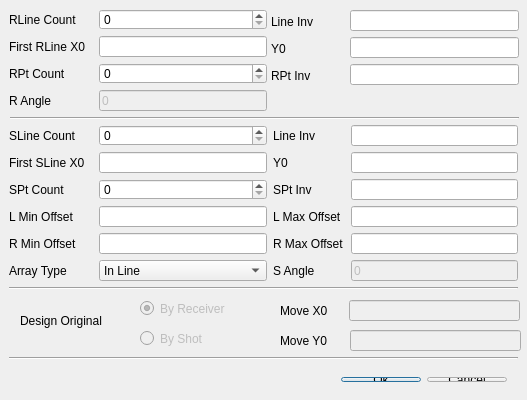
<?xml version="1.0" encoding="UTF-8"?>
<ui version="4.0">
 <class>TSPSDlg</class>
 <widget class="QDialog" name="TSPSDlg">
  <property name="geometry">
   <rect>
    <x>0</x>
    <y>0</y>
    <width>527</width>
    <height>400</height>
   </rect>
  </property>
  <property name="windowTitle">
   <string>New SPS</string>
  </property>
  <widget class="QLabel" name="textLabel6_3">
   <property name="geometry">
    <rect>
     <x>9</x>
     <y>233</y>
     <width>84</width>
     <height>21</height>
    </rect>
   </property>
   <property name="text">
    <string>R Min Offset</string>
   </property>
   <property name="wordWrap">
    <bool>false</bool>
   </property>
  </widget>
  <widget class="QLineEdit" name="cSPtInvEdit">
   <property name="geometry">
    <rect>
     <x>351</x>
     <y>179</y>
     <width>167</width>
     <height>21</height>
    </rect>
   </property>
  </widget>
  <widget class="QLineEdit" name="cSY0Edit">
   <property name="geometry">
    <rect>
     <x>351</x>
     <y>152</y>
     <width>167</width>
     <height>21</height>
    </rect>
   </property>
  </widget>
  <widget class="QLabel" name="textLabel2_3">
   <property name="geometry">
    <rect>
     <x>9</x>
     <y>260</y>
     <width>84</width>
     <height>21</height>
    </rect>
   </property>
   <property name="text">
    <string>Array Type</string>
   </property>
   <property name="wordWrap">
    <bool>false</bool>
   </property>
  </widget>
  <widget class="QLabel" name="textLabel1_2">
   <property name="geometry">
    <rect>
     <x>9</x>
     <y>125</y>
     <width>84</width>
     <height>21</height>
    </rect>
   </property>
   <property name="text">
    <string>SLine Count</string>
   </property>
   <property name="wordWrap">
    <bool>false</bool>
   </property>
  </widget>
  <widget class="QLineEdit" name="cLMinOffEdit">
   <property name="geometry">
    <rect>
     <x>99</x>
     <y>206</y>
     <width>168</width>
     <height>21</height>
    </rect>
   </property>
  </widget>
  <widget class="QLabel" name="textLabel1_3_2">
   <property name="geometry">
    <rect>
     <x>273</x>
     <y>125</y>
     <width>72</width>
     <height>21</height>
    </rect>
   </property>
   <property name="text">
    <string>Line Inv</string>
   </property>
   <property name="wordWrap">
    <bool>false</bool>
   </property>
  </widget>
  <widget class="QLabel" name="textLabel5_2">
   <property name="geometry">
    <rect>
     <x>273</x>
     <y>179</y>
     <width>72</width>
     <height>21</height>
    </rect>
   </property>
   <property name="text">
    <string>SPt Inv</string>
   </property>
   <property name="wordWrap">
    <bool>false</bool>
   </property>
  </widget>
  <widget class="QSpinBox" name="cRLineCountBox">
   <property name="geometry">
    <rect>
     <x>99</x>
     <y>9</y>
     <width>168</width>
     <height>21</height>
    </rect>
   </property>
   <property name="maximum">
    <number>10000</number>
   </property>
  </widget>
  <widget class="QLineEdit" name="cRX0Edit">
   <property name="enabled">
    <bool>true</bool>
   </property>
   <property name="geometry">
    <rect>
     <x>99</x>
     <y>36</y>
     <width>168</width>
     <height>21</height>
    </rect>
   </property>
  </widget>
  <widget class="QLabel" name="textLabel3_2">
   <property name="geometry">
    <rect>
     <x>273</x>
     <y>152</y>
     <width>72</width>
     <height>21</height>
    </rect>
   </property>
   <property name="text">
    <string>Y0</string>
   </property>
   <property name="wordWrap">
    <bool>false</bool>
   </property>
  </widget>
  <widget class="QComboBox" name="cATypeBox">
   <property name="geometry">
    <rect>
     <x>99</x>
     <y>260</y>
     <width>168</width>
     <height>21</height>
    </rect>
   </property>
   <item>
    <property name="text">
     <string>In Line</string>
    </property>
   </item>
   <item>
    <property name="text">
     <string>Cross Line</string>
    </property>
   </item>
   <item>
    <property name="text">
     <string>Ob-Cross Line</string>
    </property>
   </item>
  </widget>
  <widget class="QLineEdit" name="cSLineInvEdit">
   <property name="geometry">
    <rect>
     <x>351</x>
     <y>125</y>
     <width>167</width>
     <height>21</height>
    </rect>
   </property>
  </widget>
  <widget class="QSpinBox" name="cRPtCountBox">
   <property name="geometry">
    <rect>
     <x>99</x>
     <y>63</y>
     <width>168</width>
     <height>21</height>
    </rect>
   </property>
   <property name="maximum">
    <number>10000000</number>
   </property>
  </widget>
  <widget class="QLabel" name="textLabel3_3">
   <property name="geometry">
    <rect>
     <x>273</x>
     <y>260</y>
     <width>72</width>
     <height>21</height>
    </rect>
   </property>
   <property name="text">
    <string>S Angle</string>
   </property>
   <property name="wordWrap">
    <bool>false</bool>
   </property>
  </widget>
  <widget class="QLineEdit" name="cSX0Edit">
   <property name="geometry">
    <rect>
     <x>99</x>
     <y>152</y>
     <width>168</width>
     <height>21</height>
    </rect>
   </property>
  </widget>
  <widget class="QLineEdit" name="cRMinOffEdit">
   <property name="geometry">
    <rect>
     <x>99</x>
     <y>233</y>
     <width>168</width>
     <height>21</height>
    </rect>
   </property>
  </widget>
  <widget class="QLabel" name="textLabel6_2">
   <property name="geometry">
    <rect>
     <x>273</x>
     <y>206</y>
     <width>72</width>
     <height>21</height>
    </rect>
   </property>
   <property name="text">
    <string>L Max Offset</string>
   </property>
   <property name="wordWrap">
    <bool>false</bool>
   </property>
  </widget>
  <widget class="QLabel" name="textLabel6_2_2">
   <property name="geometry">
    <rect>
     <x>273</x>
     <y>233</y>
     <width>72</width>
     <height>21</height>
    </rect>
   </property>
   <property name="text">
    <string>R Max Offset</string>
   </property>
   <property name="wordWrap">
    <bool>false</bool>
   </property>
  </widget>
  <widget class="QLineEdit" name="cRMaxOffEdit">
   <property name="geometry">
    <rect>
     <x>351</x>
     <y>233</y>
     <width>167</width>
     <height>21</height>
    </rect>
   </property>
  </widget>
  <widget class="QLabel" name="textLabel6">
   <property name="geometry">
    <rect>
     <x>9</x>
     <y>206</y>
     <width>84</width>
     <height>21</height>
    </rect>
   </property>
   <property name="text">
    <string>L Min Offset</string>
   </property>
   <property name="wordWrap">
    <bool>false</bool>
   </property>
  </widget>
  <widget class="QLabel" name="textLabel1">
   <property name="geometry">
    <rect>
     <x>9</x>
     <y>9</y>
     <width>84</width>
     <height>21</height>
    </rect>
   </property>
   <property name="text">
    <string>RLine Count</string>
   </property>
   <property name="wordWrap">
    <bool>false</bool>
   </property>
  </widget>
  <widget class="QSpinBox" name="cSPtCountBox">
   <property name="geometry">
    <rect>
     <x>99</x>
     <y>179</y>
     <width>168</width>
     <height>21</height>
    </rect>
   </property>
   <property name="maximum">
    <number>10000000</number>
   </property>
  </widget>
  <widget class="QLineEdit" name="cSAngleEdit">
   <property name="enabled">
    <bool>false</bool>
   </property>
   <property name="geometry">
    <rect>
     <x>351</x>
     <y>260</y>
     <width>167</width>
     <height>21</height>
    </rect>
   </property>
   <property name="text">
    <string>0</string>
   </property>
  </widget>
  <widget class="QLineEdit" name="cLMaxOffEdit">
   <property name="geometry">
    <rect>
     <x>351</x>
     <y>206</y>
     <width>167</width>
     <height>21</height>
    </rect>
   </property>
  </widget>
  <widget class="QSpinBox" name="cSLineCountBox">
   <property name="geometry">
    <rect>
     <x>99</x>
     <y>125</y>
     <width>168</width>
     <height>21</height>
    </rect>
   </property>
   <property name="maximum">
    <number>10000</number>
   </property>
  </widget>
  <widget class="QLabel" name="textLabel4">
   <property name="geometry">
    <rect>
     <x>9</x>
     <y>63</y>
     <width>84</width>
     <height>21</height>
    </rect>
   </property>
   <property name="text">
    <string>RPt Count</string>
   </property>
   <property name="wordWrap">
    <bool>false</bool>
   </property>
  </widget>
  <widget class="QLabel" name="textLabel2">
   <property name="geometry">
    <rect>
     <x>9</x>
     <y>36</y>
     <width>84</width>
     <height>21</height>
    </rect>
   </property>
   <property name="text">
    <string>First RLine X0</string>
   </property>
   <property name="wordWrap">
    <bool>false</bool>
   </property>
  </widget>
  <widget class="QLabel" name="textLabel4_2">
   <property name="geometry">
    <rect>
     <x>9</x>
     <y>179</y>
     <width>84</width>
     <height>21</height>
    </rect>
   </property>
   <property name="text">
    <string>SPt Count</string>
   </property>
   <property name="wordWrap">
    <bool>false</bool>
   </property>
  </widget>
  <widget class="QLabel" name="textLabel2_2">
   <property name="geometry">
    <rect>
     <x>9</x>
     <y>152</y>
     <width>84</width>
     <height>21</height>
    </rect>
   </property>
   <property name="text">
    <string>First SLine X0</string>
   </property>
   <property name="wordWrap">
    <bool>false</bool>
   </property>
  </widget>
  <widget class="Line" name="line1">
   <property name="geometry">
    <rect>
     <x>9</x>
     <y>350</y>
     <width>509</width>
     <height>16</height>
    </rect>
   </property>
   <property name="frameShape">
    <enum>QFrame::HLine</enum>
   </property>
   <property name="frameShadow">
    <enum>QFrame::Sunken</enum>
   </property>
  </widget>
  <widget class="Line" name="line2">
   <property name="geometry">
    <rect>
     <x>9</x>
     <y>280</y>
     <width>509</width>
     <height>16</height>
    </rect>
   </property>
   <property name="frameShape">
    <enum>QFrame::HLine</enum>
   </property>
   <property name="frameShadow">
    <enum>QFrame::Sunken</enum>
   </property>
  </widget>
  <widget class="QLabel" name="textLabel1_4">
   <property name="geometry">
    <rect>
     <x>9</x>
     <y>90</y>
     <width>84</width>
     <height>21</height>
    </rect>
   </property>
   <property name="text">
    <string>R Angle</string>
   </property>
   <property name="wordWrap">
    <bool>false</bool>
   </property>
  </widget>
  <widget class="QLineEdit" name="cAngleEdit">
   <property name="enabled">
    <bool>false</bool>
   </property>
   <property name="geometry">
    <rect>
     <x>99</x>
     <y>90</y>
     <width>168</width>
     <height>21</height>
    </rect>
   </property>
   <property name="text">
    <string>0</string>
   </property>
  </widget>
  <widget class="QWidget" name="layoutWidget">
   <property name="geometry">
    <rect>
     <x>9</x>
     <y>366</y>
     <width>509</width>
     <height>27</height>
    </rect>
   </property>
   <layout class="QHBoxLayout">
    <item>
     <spacer name="spacer9">
      <property name="orientation">
       <enum>Qt::Horizontal</enum>
      </property>
      <property name="sizeType">
       <enum>QSizePolicy::Expanding</enum>
      </property>
      <property name="sizeHint" stdset="0">
       <size>
        <width>41</width>
        <height>20</height>
       </size>
      </property>
     </spacer>
    </item>
    <item>
     <widget class="QPushButton" name="cOkBtn">
      <property name="text">
       <string>&amp;Ok</string>
      </property>
      <property name="shortcut">
       <string>Alt+O</string>
      </property>
     </widget>
    </item>
    <item>
     <widget class="QPushButton" name="cCancelBtn">
      <property name="text">
       <string>&amp;Cancel</string>
      </property>
      <property name="shortcut">
       <string>Alt+C</string>
      </property>
     </widget>
    </item>
   </layout>
  </widget>
  <widget class="Line" name="line1_2">
   <property name="geometry">
    <rect>
     <x>10</x>
     <y>110</y>
     <width>509</width>
     <height>16</height>
    </rect>
   </property>
   <property name="frameShape">
    <enum>QFrame::HLine</enum>
   </property>
   <property name="frameShadow">
    <enum>QFrame::Sunken</enum>
   </property>
  </widget>
  <widget class="QLabel" name="textLabel1_3_3">
   <property name="geometry">
    <rect>
     <x>20</x>
     <y>310</y>
     <width>111</width>
     <height>21</height>
    </rect>
   </property>
   <property name="text">
    <string>Design Original</string>
   </property>
   <property name="wordWrap">
    <bool>false</bool>
   </property>
  </widget>
  <widget class="QLabel" name="textLabel1_3">
   <property name="geometry">
    <rect>
     <x>271</x>
     <y>11</y>
     <width>69</width>
     <height>21</height>
    </rect>
   </property>
   <property name="text">
    <string>Line Inv</string>
   </property>
   <property name="wordWrap">
    <bool>false</bool>
   </property>
  </widget>
  <widget class="QLabel" name="textLabel3">
   <property name="geometry">
    <rect>
     <x>271</x>
     <y>38</y>
     <width>69</width>
     <height>21</height>
    </rect>
   </property>
   <property name="text">
    <string>Y0</string>
   </property>
   <property name="wordWrap">
    <bool>false</bool>
   </property>
  </widget>
  <widget class="QLabel" name="textLabel5">
   <property name="geometry">
    <rect>
     <x>271</x>
     <y>65</y>
     <width>69</width>
     <height>21</height>
    </rect>
   </property>
   <property name="text">
    <string>RPt Inv</string>
   </property>
   <property name="wordWrap">
    <bool>false</bool>
   </property>
  </widget>
  <widget class="QLineEdit" name="cRLineInvEdit">
   <property name="geometry">
    <rect>
     <x>350</x>
     <y>10</y>
     <width>169</width>
     <height>21</height>
    </rect>
   </property>
  </widget>
  <widget class="QLineEdit" name="cRY0Edit">
   <property name="enabled">
    <bool>true</bool>
   </property>
   <property name="geometry">
    <rect>
     <x>350</x>
     <y>37</y>
     <width>169</width>
     <height>21</height>
    </rect>
   </property>
  </widget>
  <widget class="QLineEdit" name="cRPtInvEdit">
   <property name="geometry">
    <rect>
     <x>350</x>
     <y>64</y>
     <width>169</width>
     <height>21</height>
    </rect>
   </property>
  </widget>
  <widget class="QLabel" name="label_2">
   <property name="geometry">
    <rect>
     <x>280</x>
     <y>300</y>
     <width>61</width>
     <height>21</height>
    </rect>
   </property>
   <property name="text">
    <string>Move X0</string>
   </property>
  </widget>
  <widget class="QLabel" name="label">
   <property name="geometry">
    <rect>
     <x>280</x>
     <y>330</y>
     <width>61</width>
     <height>21</height>
    </rect>
   </property>
   <property name="text">
    <string>Move Y0</string>
   </property>
  </widget>
  <widget class="QLineEdit" name="cMoveX0Edit">
   <property name="enabled">
    <bool>false</bool>
   </property>
   <property name="geometry">
    <rect>
     <x>349</x>
     <y>300</y>
     <width>171</width>
     <height>21</height>
    </rect>
   </property>
  </widget>
  <widget class="QLineEdit" name="cMoveY0Edit">
   <property name="enabled">
    <bool>false</bool>
   </property>
   <property name="geometry">
    <rect>
     <x>350</x>
     <y>330</y>
     <width>171</width>
     <height>21</height>
    </rect>
   </property>
  </widget>
  <widget class="QRadioButton" name="OrginalByReceiver">
   <property name="enabled">
    <bool>false</bool>
   </property>
   <property name="geometry">
    <rect>
     <x>140</x>
     <y>300</y>
     <width>101</width>
     <height>17</height>
    </rect>
   </property>
   <property name="text">
    <string>By Receiver</string>
   </property>
   <property name="checkable">
    <bool>true</bool>
   </property>
   <property name="checked">
    <bool>true</bool>
   </property>
  </widget>
  <widget class="QRadioButton" name="OrginalByShot">
   <property name="enabled">
    <bool>false</bool>
   </property>
   <property name="geometry">
    <rect>
     <x>140</x>
     <y>330</y>
     <width>111</width>
     <height>17</height>
    </rect>
   </property>
   <property name="text">
    <string>By Shot</string>
   </property>
   <property name="checked">
    <bool>false</bool>
   </property>
  </widget>
 </widget>
 <layoutdefault spacing="6" margin="11"/>
 <pixmapfunction>qPixmapFromMimeSource</pixmapfunction>
 <tabstops>
  <tabstop>cRLineCountBox</tabstop>
  <tabstop>cRLineInvEdit</tabstop>
  <tabstop>cRX0Edit</tabstop>
  <tabstop>cRY0Edit</tabstop>
  <tabstop>cRPtCountBox</tabstop>
  <tabstop>cRPtInvEdit</tabstop>
  <tabstop>cAngleEdit</tabstop>
  <tabstop>cSLineCountBox</tabstop>
  <tabstop>cSLineInvEdit</tabstop>
  <tabstop>cSX0Edit</tabstop>
  <tabstop>cSY0Edit</tabstop>
  <tabstop>cSPtCountBox</tabstop>
  <tabstop>cSPtInvEdit</tabstop>
  <tabstop>cLMinOffEdit</tabstop>
  <tabstop>cLMaxOffEdit</tabstop>
  <tabstop>cRMinOffEdit</tabstop>
  <tabstop>cRMaxOffEdit</tabstop>
  <tabstop>cATypeBox</tabstop>
  <tabstop>cSAngleEdit</tabstop>
  <tabstop>cOkBtn</tabstop>
  <tabstop>cCancelBtn</tabstop>
 </tabstops>
 <includes>
  <include location="local">gspsparam.h</include>
 </includes>
 <resources/>
 <connections>
  <connection>
   <sender>cOkBtn</sender>
   <signal>clicked()</signal>
   <receiver>TSPSDlg</receiver>
   <slot>accept()</slot>
   <hints>
    <hint type="sourcelabel">
     <x>20</x>
     <y>20</y>
    </hint>
    <hint type="destinationlabel">
     <x>20</x>
     <y>20</y>
    </hint>
   </hints>
  </connection>
  <connection>
   <sender>cCancelBtn</sender>
   <signal>clicked()</signal>
   <receiver>TSPSDlg</receiver>
   <slot>reject()</slot>
   <hints>
    <hint type="sourcelabel">
     <x>20</x>
     <y>20</y>
    </hint>
    <hint type="destinationlabel">
     <x>20</x>
     <y>20</y>
    </hint>
   </hints>
  </connection>
 </connections>
</ui>
